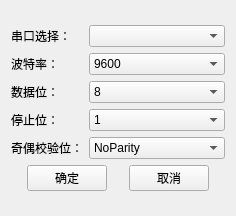
<?xml version="1.0" encoding="UTF-8"?>
<ui version="4.0">
 <class>FormSerialPortConfig</class>
 <widget class="QWidget" name="FormSerialPortConfig">
  <property name="geometry">
   <rect>
    <x>0</x>
    <y>0</y>
    <width>236</width>
    <height>216</height>
   </rect>
  </property>
  <property name="windowTitle">
   <string>串口配置</string>
  </property>
  <layout class="QGridLayout" name="gridLayout">
   <item row="0" column="0">
    <layout class="QVBoxLayout" name="verticalLayout" stretch="1,0">
     <item>
      <layout class="QGridLayout" name="gridLayout_2" columnstretch="0,1">
       <item row="2" column="0">
        <widget class="QLabel" name="label_3">
         <property name="text">
          <string>数据位：</string>
         </property>
        </widget>
       </item>
       <item row="3" column="1">
        <widget class="QComboBox" name="cBoxStopBits">
         <item>
          <property name="text">
           <string>1</string>
          </property>
         </item>
         <item>
          <property name="text">
           <string>3</string>
          </property>
         </item>
         <item>
          <property name="text">
           <string>2</string>
          </property>
         </item>
        </widget>
       </item>
       <item row="1" column="0">
        <widget class="QLabel" name="label">
         <property name="text">
          <string>波特率：</string>
         </property>
        </widget>
       </item>
       <item row="1" column="1">
        <widget class="QComboBox" name="cBoxBaud">
         <property name="currentIndex">
          <number>3</number>
         </property>
         <item>
          <property name="text">
           <string>1200</string>
          </property>
         </item>
         <item>
          <property name="text">
           <string>2400</string>
          </property>
         </item>
         <item>
          <property name="text">
           <string>4800</string>
          </property>
         </item>
         <item>
          <property name="text">
           <string>9600</string>
          </property>
         </item>
         <item>
          <property name="text">
           <string>19200</string>
          </property>
         </item>
         <item>
          <property name="text">
           <string>38400</string>
          </property>
         </item>
         <item>
          <property name="text">
           <string>57600</string>
          </property>
         </item>
         <item>
          <property name="text">
           <string>115200</string>
          </property>
         </item>
        </widget>
       </item>
       <item row="2" column="1">
        <widget class="QComboBox" name="cBoxDataBits">
         <property name="currentIndex">
          <number>3</number>
         </property>
         <item>
          <property name="text">
           <string>5</string>
          </property>
         </item>
         <item>
          <property name="text">
           <string>6</string>
          </property>
         </item>
         <item>
          <property name="text">
           <string>7</string>
          </property>
         </item>
         <item>
          <property name="text">
           <string>8</string>
          </property>
         </item>
        </widget>
       </item>
       <item row="3" column="0">
        <widget class="QLabel" name="label_4">
         <property name="text">
          <string>停止位：</string>
         </property>
        </widget>
       </item>
       <item row="4" column="1">
        <widget class="QComboBox" name="cBoxCheckBits">
         <item>
          <property name="text">
           <string>NoParity</string>
          </property>
         </item>
         <item>
          <property name="text">
           <string>EvenParity</string>
          </property>
         </item>
         <item>
          <property name="text">
           <string>OddParity</string>
          </property>
         </item>
         <item>
          <property name="text">
           <string>SpaceParity</string>
          </property>
         </item>
         <item>
          <property name="text">
           <string>MarkParity</string>
          </property>
         </item>
        </widget>
       </item>
       <item row="4" column="0">
        <widget class="QLabel" name="label_5">
         <property name="text">
          <string>奇偶校验位：</string>
         </property>
        </widget>
       </item>
       <item row="0" column="1">
        <widget class="QComboBox" name="cBoxSerialPort"/>
       </item>
       <item row="0" column="0">
        <widget class="QLabel" name="label_2">
         <property name="text">
          <string>串口选择：</string>
         </property>
        </widget>
       </item>
      </layout>
     </item>
     <item>
      <layout class="QHBoxLayout" name="horizontalLayout">
       <item>
        <spacer name="horizontalSpacer">
         <property name="orientation">
          <enum>Qt::Horizontal</enum>
         </property>
         <property name="sizeHint" stdset="0">
          <size>
           <width>40</width>
           <height>20</height>
          </size>
         </property>
        </spacer>
       </item>
       <item>
        <widget class="QPushButton" name="BtnOK">
         <property name="text">
          <string>确定</string>
         </property>
        </widget>
       </item>
       <item>
        <spacer name="horizontalSpacer_2">
         <property name="orientation">
          <enum>Qt::Horizontal</enum>
         </property>
         <property name="sizeHint" stdset="0">
          <size>
           <width>40</width>
           <height>20</height>
          </size>
         </property>
        </spacer>
       </item>
       <item>
        <widget class="QPushButton" name="BtnCancel">
         <property name="text">
          <string>取消</string>
         </property>
        </widget>
       </item>
       <item>
        <spacer name="horizontalSpacer_3">
         <property name="orientation">
          <enum>Qt::Horizontal</enum>
         </property>
         <property name="sizeHint" stdset="0">
          <size>
           <width>40</width>
           <height>20</height>
          </size>
         </property>
        </spacer>
       </item>
      </layout>
     </item>
    </layout>
   </item>
  </layout>
 </widget>
 <resources/>
 <connections/>
</ui>
